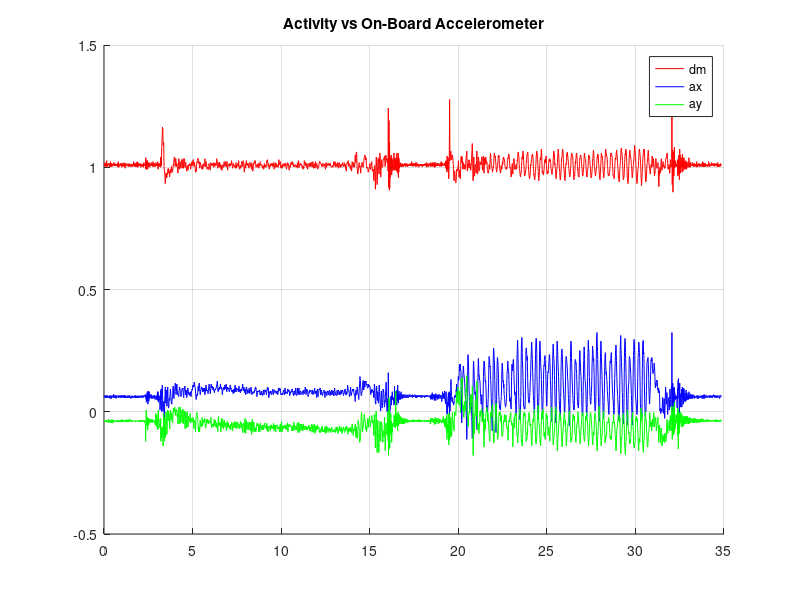
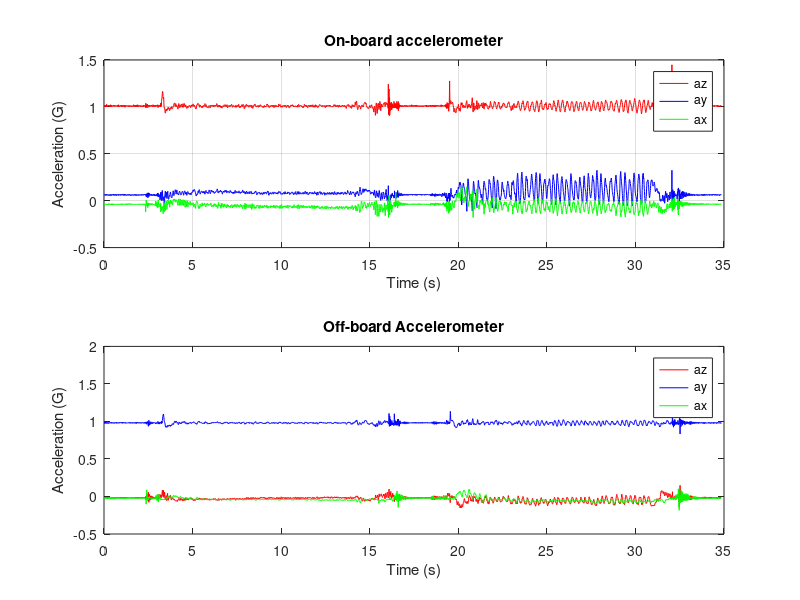
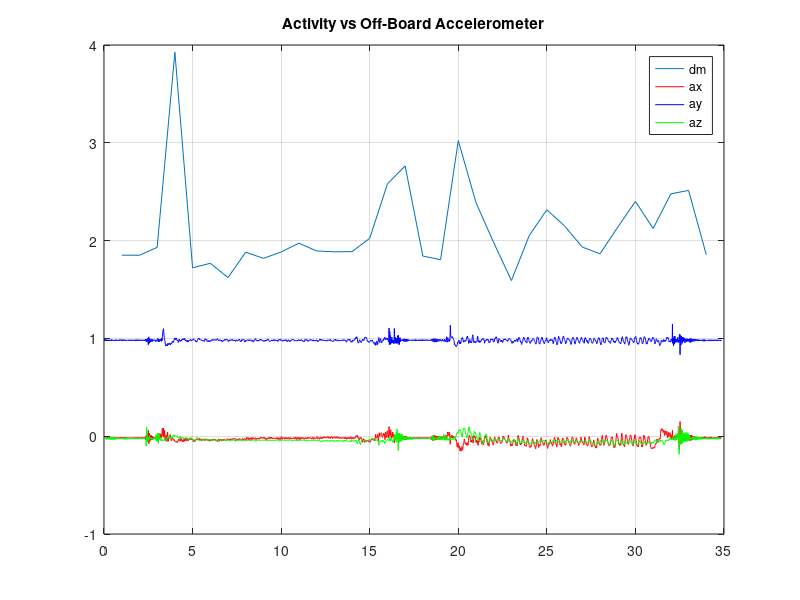

Recreate these plots in MATLAB, in order.
clc
clear all
close all
file = load("tremor2.txt", "-ascii");

onBoardXacc = file(:,1);
onBoardYacc = file(:,2);
onBoardZacc = file(:,3);

yaw = file(:,4);
pitch = file(:,5);
roll = file(:,6);

offBoardXacc = file(:,7);
offBoardYacc = file(:,8);
offBoardZacc = file(:,9);

nSamples = length(file);
samplingFreq = 100;
ts = 1/samplingFreq;
t = (1:nSamples).*ts;

p1 = atand(onBoardZacc./(sqrt(onBoardXacc.^2+onBoardYacc.^2)));

%% PLotting
figure(2)
subplot(2,1,1)
plot(t, onBoardZacc, 'r', t, onBoardYacc, 'b', t, onBoardXacc, 'g')
title("On-board accelerometer")
legend("az", "ay", "ax")
ylabel("Acceleration (G)")
xlabel("Time (s)")
grid

subplot(2,1,2)
plot(t, offBoardZacc, 'r', t, offBoardYacc, 'b', t, offBoardXacc, 'g')
title("Off-board Accelerometer")
legend("az", "ay", "ax")
ylabel("Acceleration (G)")
xlabel("Time (s)")
ylim([-0.5 2])

%% Activity o Board
actF = [];
t1 = [];

act = 0;
cnt = 0;
lim = floor(length(t)/samplingFreq);
while cnt < lim
    for i=1:samplingFreq
        act = act + abs(sqrt(onBoardXacc(samplingFreq * cnt + i)^2 + onBoardYacc(samplingFreq*cnt + i)^2 + onBoardZacc(samplingFreq*cnt + i)^2) - 1);
    end
    actF = [actF, act];
    cnt = cnt + 1;
    t1 = [t1, cnt];
    act = 0;
end


figure
% plot(t1, actF)
hold on
plot(t, onBoardZacc, 'r', t, onBoardYacc, 'b', t, onBoardXacc, 'g')
legend('dm', 'ax', 'ay', 'az')
title('Activity vs On-Board Accelerometer')
grid


%% Activity off board
actF = [];
t1 = [];

act = 0;
cnt = 0;
lim = floor(length(t)/samplingFreq);
while cnt < lim
    for i=1:samplingFreq
        act = act + abs(sqrt(offBoardXacc(samplingFreq * cnt + i)^2 + offBoardYacc(samplingFreq*cnt + i)^2 + offBoardZacc(samplingFreq*cnt + i)^2) - 1);
    end
    actF = [actF, act];
    cnt = cnt + 1;
    t1 = [t1, cnt];
    act = 0;
end


figure
plot(t1, actF)
hold on
plot(t, offBoardZacc, 'r', t, offBoardYacc, 'b', t, offBoardXacc, 'g')
legend('dm', 'ax', 'ay', 'az')
title('Activity vs Off-Board Accelerometer')
grid
% ylim([-0.5 2])